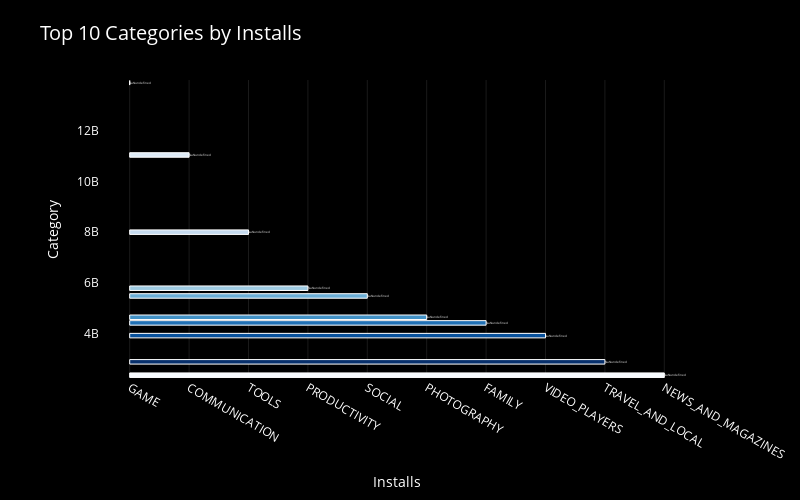

Source (notebook cell):
### Code cell
fig.update_traces(
    texttemplate='%{x:.2s}',  
    textposition='outside',
    marker=dict(line=dict(color='white', width=1)))

### Figure 1 — Plotly figure (JSON) as saved in the notebook; plotly's stock layout.template omitted (floating-point values rounded to 4 significant figures)
{"data": [{"hovertemplate": "color=GAME<br>Installs=%{x}<br>Category=%{y}<extra></extra>", "legendgroup": "GAME", "marker": {"color": "rgb(247,251,255)", "line": {"color": "white", "width": 1}, "pattern": {"shape": ""}}, "name": "GAME", "orientation": "h", "showlegend": true, "textposition": "outside", "texttemplate": "%{x:.2s}", "type": "bar", "x": ["GAME"], "xaxis": "x", "y": [13878762717], "yaxis": "y"}, {"hovertemplate": "color=COMMUNICATION<br>Installs=%{x}<br>Category=%{y}<extra></extra>", "legendgroup": "COMMUNICATION", "marker": {"color": "rgb(222,235,247)", "line": {"color": "white", "width": 1}, "pattern": {"shape": ""}}, "name": "COMMUNICATION", "orientation": "h", "showlegend": true, "textposition": "outside", "texttemplate": "%{x:.2s}", "type": "bar", "x": ["COMMUNICATION"], "xaxis": "x", "y": [11038241530], "yaxis": "y"}, {"hovertemplate": "color=TOOLS<br>Installs=%{x}<br>Category=%{y}<extra></extra>", "legendgroup": "TOOLS", "marker": {"color": "rgb(198,219,239)", "line": {"color": "white", "width": 1}, "pattern": {"shape": ""}}, "name": "TOOLS", "orientation": "h", "showlegend": true, "textposition": "outside", "texttemplate": "%{x:.2s}", "type": "bar", "x": ["TOOLS"], "xaxis": "x", "y": [7999724500], "yaxis": "y"}, {"hovertemplate": "color=PRODUCTIVITY<br>Installs=%{x}<br>Category=%{y}<extra></extra>", "legendgroup": "PRODUCTIVITY", "marker": {"color": "rgb(158,202,225)", "line": {"color": "white", "width": 1}, "pattern": {"shape": ""}}, "name": "PRODUCTIVITY", "orientation": "h", "showlegend": true, "textposition": "outside", "texttemplate": "%{x:.2s}", "type": "bar", "x": ["PRODUCTIVITY"], "xaxis": "x", "y": [5793070180], "yaxis": "y"}, {"hovertemplate": "color=SOCIAL<br>Installs=%{x}<br>Category=%{y}<extra></extra>", "legendgroup": "SOCIAL", "marker": {"color": "rgb(107,174,214)", "line": {"color": "white", "width": 1}, "pattern": {"shape": ""}}, "name": "SOCIAL", "orientation": "h", "showlegend": true, "textposition": "outside", "texttemplate": "%{x:.2s}", "type": "bar", "x": ["SOCIAL"], "xaxis": "x", "y": [5487841475], "yaxis": "y"}, {"hovertemplate": "color=PHOTOGRAPHY<br>Installs=%{x}<br>Category=%{y}<extra></extra>", "legendgroup": "PHOTOGRAPHY", "marker": {"color": "rgb(66,146,198)", "line": {"color": "white", "width": 1}, "pattern": {"shape": ""}}, "name": "PHOTOGRAPHY", "orientation": "h", "showlegend": true, "textposition": "outside", "texttemplate": "%{x:.2s}", "type": "bar", "x": ["PHOTOGRAPHY"], "xaxis": "x", "y": [4649143130], "yaxis": "y"}, {"hovertemplate": "color=FAMILY<br>Installs=%{x}<br>Category=%{y}<extra></extra>", "legendgroup": "FAMILY", "marker": {"color": "rgb(33,113,181)", "line": {"color": "white", "width": 1}, "pattern": {"shape": ""}}, "name": "FAMILY", "orientation": "h", "showlegend": true, "textposition": "outside", "texttemplate": "%{x:.2s}", "type": "bar", "x": ["FAMILY"], "xaxis": "x", "y": [4427479590], "yaxis": "y"}, {"hovertemplate": "color=VIDEO_PLAYERS<br>Installs=%{x}<br>Category=%{y}<extra></extra>", "legendgroup": "VIDEO_PLAYERS", "marker": {"color": "rgb(8,81,156)", "line": {"color": "white", "width": 1}, "pattern": {"shape": ""}}, "name": "VIDEO_PLAYERS", "orientation": "h", "showlegend": true, "textposition": "outside", "texttemplate": "%{x:.2s}", "type": "bar", "x": ["VIDEO_PLAYERS"], "xaxis": "x", "y": [3926797200], "yaxis": "y"}, {"hovertemplate": "color=TRAVEL_AND_LOCAL<br>Installs=%{x}<br>Category=%{y}<extra></extra>", "legendgroup": "TRAVEL_AND_LOCAL", "marker": {"color": "rgb(8,48,107)", "line": {"color": "white", "width": 1}, "pattern": {"shape": ""}}, "name": "TRAVEL_AND_LOCAL", "orientation": "h", "showlegend": true, "textposition": "outside", "texttemplate": "%{x:.2s}", "type": "bar", "x": ["TRAVEL_AND_LOCAL"], "xaxis": "x", "y": [2894859300], "yaxis": "y"}, {"hovertemplate": "color=NEWS_AND_MAGAZINES<br>Installs=%{x}<br>Category=%{y}<extra></extra>", "legendgroup": "NEWS_AND_MAGAZINES", "marker": {"color": "rgb(247,251,255)", "line": {"color": "white", "width": 1}, "pattern": {"shape": ""}}, "name": "NEWS_AND_MAGAZINES", "orientation": "h", "showlegend": true, "textposition": "outside", "texttemplate": "%{x:.2s}", "type": "bar", "x": ["NEWS_AND_MAGAZINES"], "xaxis": "x", "y": [2369110650], "yaxis": "y"}], "layout": {"barmode": "relative", "font": {"color": "white"}, "height": 500, "legend": {"title": {"text": "color"}, "tracegroupgap": 0}, "margin": {"b": 50, "l": 100, "r": 50, "t": 80}, "paper_bgcolor": "black", "plot_bgcolor": "black", "showlegend": false, "title": {"font": {"size": 20}, "text": "Top 10 Categories by Installs"}, "width": 800, "xaxis": {"anchor": "y", "domain": [0, 1], "gridcolor": "rgba(255, 255, 255, 0.1)", "tickfont": {"size": 12}, "title": {"font": {"size": 14}, "text": "Installs"}}, "yaxis": {"anchor": "x", "domain": [0, 1], "tickfont": {"size": 12}, "title": {"font": {"size": 14}, "text": "Category"}}}}
